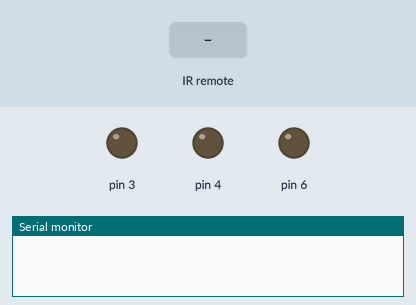
A sketch run on a simulated Arduino Uno, built with avr-gcc and run on an emulated ATmega328P. Shown: output pins drawn as LEDs (lit = HIGH), the last lines printed to the serial monitor. Inputs (shaded band) come from the test bench.

Above: at 1.2 s.
1.3 s: infrared code 0xFD00FF received
At 1.9 s:
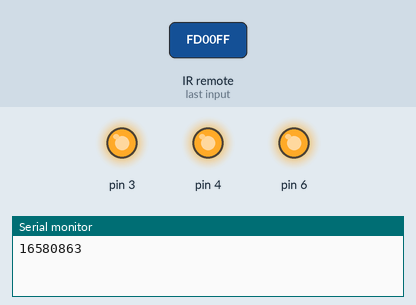
2.8 s: infrared code 0xFD28D7 received
At 3.1 s:
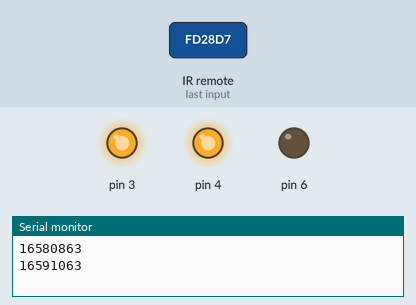
4.3 s: infrared code 0xFDA857 received
At 5.4 s:
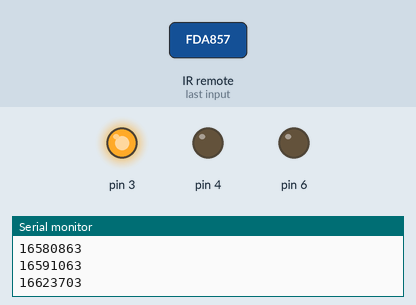
5.8 s: infrared code 0xFD08F7 received
At 6.6 s:
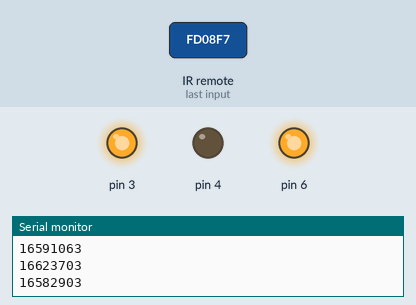
7.3 s: infrared code 0xFD6897 received
At 7.7 s:
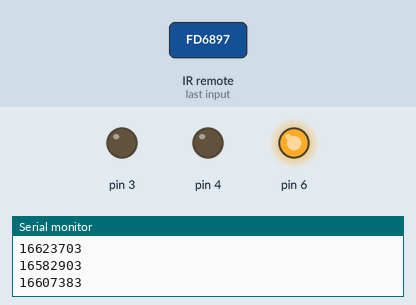
8.8 s: infrared code 0xFD8877 received
At 10.0 s:
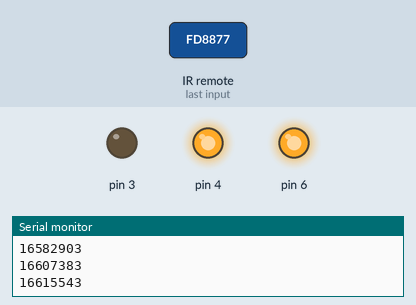
Timing chart, 0 to 11.3 s (numbered marks = the images above; inputs shaded):
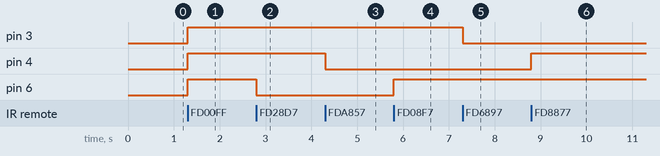

The sketch:

infravermelho1.ino
```cpp
#include <IRremote.h>

IRrecv receptor(5);
decode_results resultado;

void setup(){
  Serial.begin(9600);
  receptor.enableIRIn();
  pinMode(6, OUTPUT);
  digitalWrite(6, LOW);
  pinMode(4, OUTPUT);
  digitalWrite(4, LOW);
  pinMode(3, OUTPUT);
  digitalWrite(3, LOW);
}

void loop(){
  if(receptor.decode(&resultado)){
    if(resultado.value == 16580863){
      digitalWrite(6, HIGH);
      digitalWrite(4, HIGH);
      digitalWrite(3, HIGH);
    }
    if(resultado.value == 16597183){
      digitalWrite(6, LOW);
      digitalWrite(4, LOW);
      digitalWrite(3, LOW);
    }
    if(resultado.value == 16582903){
      digitalWrite(6, HIGH);
    }
    if(resultado.value == 16591063){
      digitalWrite(6, LOW);
    }
    if(resultado.value == 16615543){
      digitalWrite(4, HIGH);
    }
    if(resultado.value == 16623703){
      digitalWrite(4, LOW);
    }
    if(resultado.value == 16599223){
      digitalWrite(3, HIGH);
    }
    if(resultado.value == 16607383){
      digitalWrite(3, LOW);
    }
    Serial.println(resultado.value);
    receptor.resume();
    delay(100);
  }
}
```

Measured:
- after the input at 1.3 s, pin 3, pin 4, pin 6: LOW → HIGH at once
- after the input at 2.8 s, pin 6: HIGH → LOW at once
- after the input at 4.3 s, pin 4: HIGH → LOW at once
- after the input at 5.8 s, pin 6: LOW → HIGH at once
- after the input at 7.3 s, pin 3: HIGH → LOW at once
- after the input at 8.8 s, pin 4: LOW → HIGH at once
